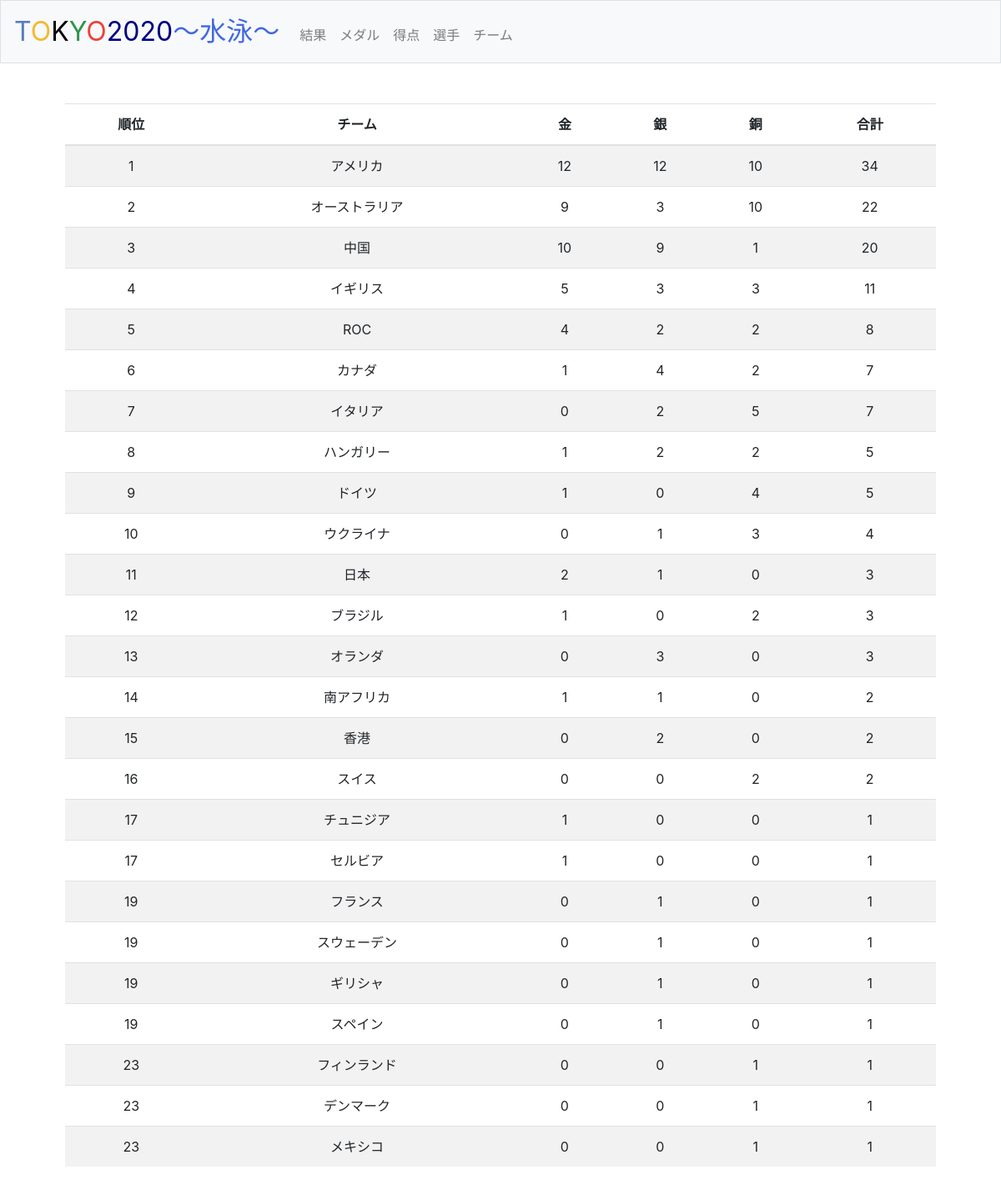
The app's page /medal with its own data.
### tables this page shows
CREATE TABLE 'results' (id INTEGER PRIMARY KEY, sport CHAR(50) NOT NULL, event CHAR(50) NOT NULL, rank INTEGER NOT NULL, athletes TEXT NOT NULL,'team' CHAR(20) NOT NULL,'record' CHAR(20));

### application.py (the view)
@app.route("/medal")
def medal():
    rows = db.execute("SELECT rank, team FROM results WHERE rank=1 OR rank=2 OR rank=3")
    medals = []
    for row in rows:
        is_exist = False
        for i in range(len(medals)):
            if row["team"] in medals[i]["team"]:
                is_exist = True
                break
        if is_exist == False:
            medals.append({
                "rank": 0,
                "team": row["team"],
                "gold": 0,
                "silver": 0,
                "bronze": 0,
                "total": 0
            })
    for row in rows:
        for j in range(len(medals)):
            if row["team"] in medals[j]["team"]:
                if row["rank"] == 1:
                    medals[j]["gold"] += 1
                    medals[j]["total"] += 1
                    break
                if row["rank"] == 2:
                    medals[j]["silver"] += 1
                    medals[j]["total"] += 1
                    break
                if row["rank"] == 3:
                    medals[j]["bronze"] += 1
                    medals[j]["total"] += 1
                    break
    medals = sorted(medals, key=lambda x: (x["total"], x["gold"], x["silver"], x["bronze"]), reverse=True)
    for r in range(len(medals)):
        if r >= 1 and medals[r]["gold"] == medals[r - 1]["gold"] and medals[r]["silver"] == medals[r - 1]["silver"] and medals[r]["bronze"] == medals[r - 1]["bronze"]:
            medals[r]["rank"] = medals[r - 1]["rank"]
        else:
            medals[r]["rank"] = r + 1
    return render_template("medal.html", medals=medals)

### application.py (called while the page is built)
@app.after_request
def after_request(response):
    response.headers["Cache-Control"] = "no-cache, no-store, must-revalidate"
    response.headers["Expires"] = 0
    response.headers["Pragma"] = "no-cache"
    return response

### templates/medal.html (shortened to what this page needs)
{% extends "layout.html" %}
{% block main %}
    <table class="table table-striped">
        <thead>
            <th>順位</th>
            <th>チーム</th>
            <th>金</th>
            <th>銀</th>
            <th>銅</th>
            <th>合計</th>
        </thead>
        <tbody>
            {% for medal in medals %}
                <tr>
                    <td>{{medal["rank"]}}</td>
                    <td>{{medal["team"]}}</td>
                    <td>{{medal["gold"]}}</td>
                    <td>{{medal["silver"]}}</td>
                    <td>{{medal["bronze"]}}</td>
                    <td>{{medal["total"]}}</td>
                </tr>
            {% endfor %}
        </tbody>
    </table>
{% endblock %}

### templates/layout.html (shortened to what this page needs)
<!DOCTYPE html>
<html lang="ja">
    <head>
        <link rel="stylesheet" href="https://cdn.jsdelivr.net/npm/bootstrap@4.5.3/dist/css/bootstrap.min.css">
        <link href="/static/styles.css" rel="stylesheet">
    </head>
    <body>
        <nav class="navbar navbar-expand-md navbar-light bg-light border">
            <a class="navbar-brand" href="/"><span class="blue">T</span><span class="yellow">O</span><span class="black">K</span><span class="green">Y</span><span class="red">O</span><span class="navy">2020</span><span class="royalblue">～水泳～</span></a>
            <div class="collapse navbar-collapse" id="navbar">
                <ul class="navbar-nav mr-auto mt-2">
                    <li class="nav-item"><a class="nav-link" href="/result">結果</a></li>
                    <li class="nav-item"><a class="nav-link" href="/medal">メダル</a></li>
                    <li class="nav-item"><a class="nav-link" href="/score">得点</a></li>
                    <li class="nav-item"><a class="nav-link" href="/athlete">選手</a></li>
                    <li class="nav-item"><a class="nav-link" href="/team">チーム</a></li>
                </ul>
            </div>
        </nav>
        <main class="container p-5">
            {% block main %}{% endblock %}
        </main>
    </body>
</html>

### static/styles.css (style rules this page uses)
nav .navbar-brand { font-size: xx-large; }
nav .navbar-brand .black { color: #000000; }
nav .navbar-brand .blue { color: #537fbe; }
nav .navbar-brand .red { color: #ea433b; }
nav .navbar-brand .yellow { color: #f5b82e; }
nav .navbar-brand .green { color: #2e944b; }
nav .navbar-brand .navy { color: #000080; }
nav .navbar-brand .royalblue { color: #4169e1; }
main { overflow-x: auto; text-align: center; }
main table { text-align: center; }

### records on screen
results: rank "1", team "アメリカ", gold "12", silver "12", bronze "10", total "34"
results: rank "2", team "オーストラリア", gold "9", silver "3", bronze "10", total "22"
results: rank "3", team "中国", gold "10", silver "9", bronze "1", total "20"
results: rank "4", team "イギリス", gold "5", silver "3", bronze "3", total "11"
results: rank "5", team "ROC", gold "4", silver "2", bronze "2", total "8"
results: rank "6", team "カナダ", gold "1", silver "4", bronze "2", total "7"
results: rank "7", team "イタリア", gold "0", silver "2", bronze "5", total "7"
results: rank "8", team "ハンガリー", gold "1", silver "2", bronze "2", total "5"
results: rank "9", team "ドイツ", gold "1", silver "0", bronze "4", total "5"
results: rank "10", team "ウクライナ", gold "0", silver "1", bronze "3", total "4"
results: rank "11", team "日本", gold "2", silver "1", bronze "0", total "3"
results: rank "12", team "ブラジル", gold "1", silver "0", bronze "2", total "3"
results: rank "13", team "オランダ", gold "0", silver "3", bronze "0", total "3"
results: rank "14", team "南アフリカ", gold "1", silver "1", bronze "0", total "2"
results: rank "15", team "香港", gold "0", silver "2", bronze "0", total "2"
results: rank "16", team "スイス", gold "0", silver "0", bronze "2", total "2"
results: rank "17", team "チュニジア", gold "1", silver "0", bronze "0", total "1"
results: rank "17", team "セルビア", gold "1", silver "0", bronze "0", total "1"
results: rank "19", team "フランス", gold "0", silver "1", bronze "0", total "1"
results: rank "19", team "スウェーデン", gold "0", silver "1", bronze "0", total "1"
results: rank "19", team "ギリシャ", gold "0", silver "1", bronze "0", total "1"
results: rank "19", team "スペイン", gold "0", silver "1", bronze "0", total "1"
results: rank "23", team "フィンランド", gold "0", silver "0", bronze "1", total "1"
results: rank "23", team "デンマーク", gold "0", silver "0", bronze "1", total "1"
results: rank "23", team "メキシコ", gold "0", silver "0", bronze "1", total "1"
